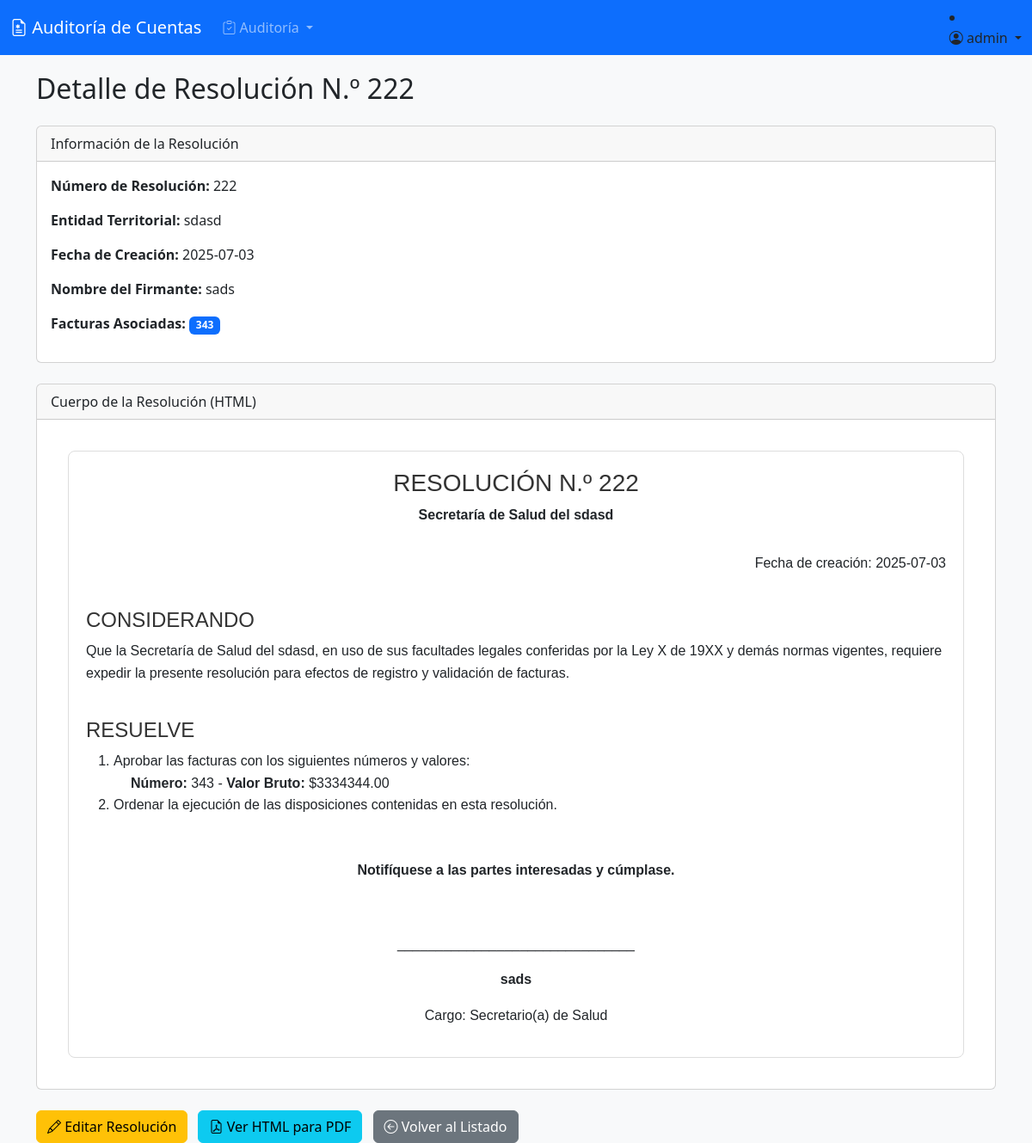
Page /facturacion/resoluciones/1/ (signed in) on the committed database.
### facturacion/models.py (models this page shows, shortened)
class Resolucion(models.Model):
    numero_resolucion = models.CharField(max_length=50, unique=True, help_text="Número único de la resolución")
    entidad_territorial = models.CharField(max_length=255, help_text="Nombre de la Secretaría de Salud que emite la resolución")
    fecha_creacion = models.DateField(auto_now_add=True)
    nombre_firmante = models.CharField(max_length=255, help_text="Nombre completo del firmante de la resolución")
    facturas = models.ManyToManyField(Factura, related_name='resoluciones', blank=True, help_text="Facturas aprobadas por esta resolución")
    cuerpo_resolucion_html = models.TextField(blank=True, null=True, help_text="Contenido HTML generado de la resolución")
    archivo_pdf = models.FileField(upload_to='resoluciones_pdf/', blank=True, null=True, help_text="Archivo PDF de la resolución")
    class Meta:
        verbose_name = "Resolución"
        verbose_name_plural = "Resoluciones"

class Factura(models.Model):
    ESTADO_CHOICES = [
        ('Radicada', 'Radicada'),
        ('Devuelta', 'Devuelta'),
        ('En Auditoria', 'En Auditoría'),
        ('Auditada', 'Auditada'),
    ]
    TIPO_AUDITORIA_CHOICES = [
        ('Acuerdo', 'Acuerdo'),
        ('Contrato', 'Contrato'),
        ('Ambulatorio', 'Ambulatorio'),
        ('Hospitalizacion', 'Hospitalización'),
        ('Urgencias', 'Urgencias'),
    ]
    numero = models.CharField(max_length=50)
    cufe = models.CharField(max_length=150)
    fecha_emision = models.DateField()
    fecha_radicacion = models.DateField(auto_now_add=True)
    ips = models.ForeignKey(Profile, on_delete=models.PROTECT, related_name='facturas_ips')
    eps = models.ForeignKey(Profile, on_delete=models.PROTECT, related_name='facturas_eps')
    paciente = models.ForeignKey(Paciente, on_delete=models.PROTECT, null=True, blank=True)
    valor_bruto = models.DecimalField(max_digits=12, decimal_places=2)
    estado = models.CharField(max_length=20, choices=ESTADO_CHOICES, default="Radicada")
    archivo_rips = models.FileField(upload_to='rips/')
    contrato = models.ForeignKey('Contrato', on_delete=models.SET_NULL, null=True, blank=True)
    lote = models.ForeignKey(Lote, on_delete=models.SET_NULL, null=True, blank=True, related_name='facturas', help_text="Lote al que pertenece esta factura")
    auditor = models.ForeignKey(settings.AUTH_USER_MODEL, on_delete=models.SET_NULL, null=True, blank=True,
                                related_name='facturas_auditadas', limit_choices_to={'profile__role': 'AUDITOR'})
    tipo_auditoria = models.CharField(max_length=20, choices=TIPO_AUDITORIA_CHOICES, null=True, blank=True, help_text="Tipo de auditoría para la factura")

### facturacion/views.py (the view)
# urls.py: path('resoluciones/<int:pk>/', resolucion_detail, name='resolucion_detail'),
@login_required
def resolucion_detail(request, pk):
    resolucion = get_object_or_404(Resolucion, pk=pk)
    return render(request, 'facturacion/resolucion_detail.html', {'resolucion': resolucion})

### templates/facturacion/resolucion_detail.html (shortened to what this page needs)
{% extends 'base.html' %}
{% block content %}
<h2 class="mb-4">Detalle de Resolución N.º {{ resolucion.numero_resolucion }}</h2>
<div class="card mb-4">
    <div class="card-header">
        Información de la Resolución
    </div>
    <div class="card-body">
        <p><strong>Número de Resolución:</strong> {{ resolucion.numero_resolucion }}</p>
        <p><strong>Entidad Territorial:</strong> {{ resolucion.entidad_territorial }}</p>
        <p><strong>Fecha de Creación:</strong> {{ resolucion.fecha_creacion|date:"Y-m-d" }}</p>
        <p><strong>Nombre del Firmante:</strong> {{ resolucion.nombre_firmante }}</p>
        <p><strong>Facturas Asociadas:</strong>
            {% for factura in resolucion.facturas.all %}
                <span class="badge bg-primary me-1">{{ factura.numero }}</span>
            {% empty %}
                <span class="badge bg-secondary">Ninguna</span>
            {% endfor %}
        </p>
    </div>
</div>
<div class="card mb-4">
    <div class="card-header">
        Cuerpo de la Resolución (HTML)
    </div>
    <div class="card-body">
        {{ resolucion.cuerpo_resolucion_html|safe }}
    </div>
</div>
<div class="mt-4">
    <a href="{% url 'facturacion:resolucion_edit' resolucion.pk %}" class="btn btn-warning me-2"><i class="bi bi-pencil"></i> Editar Resolución</a>
    <a href="{% url 'facturacion:resolucion_render_html' resolucion.pk %}" target="_blank" class="btn btn-info me-2"><i class="bi bi-file-earmark-pdf"></i> Ver HTML para PDF</a>
    <a href="{% url 'facturacion:resolucion_list' %}" class="btn btn-secondary"><i class="bi bi-arrow-left-circle"></i> Volver al Listado</a>
</div>
{% endblock %}

### templates/base.html (shortened to what this page needs)
<!DOCTYPE html>
<html lang="es">
<head>
    <link href="https://cdn.jsdelivr.net/npm/bootstrap@5.3.0/dist/css/bootstrap.min.css" rel="stylesheet">
    <link rel="stylesheet" href="https://cdn.jsdelivr.net/npm/bootstrap-icons@1.10.0/font/bootstrap-icons.css">
</head>
<body>
<nav class="navbar navbar-expand-lg navbar-dark bg-primary">
    <div class="container-fluid">
        <a class="navbar-brand" href="/">
            <i class="bi bi-file-earmark-medical"></i>
            Auditoría de Cuentas
        </a>
        <div class="collapse navbar-collapse" id="navbarMain">
            <ul class="navbar-nav me-auto mb-2 mb-lg-0">
                {% if user.profile.role == 'ET' or user.profile.role == 'AUDITOR' %}
                <li class="nav-item dropdown">
                    <a class="nav-link dropdown-toggle" href="#" role="button" data-bs-toggle="dropdown">
                        <i class="bi bi-clipboard-check"></i> Auditoría
                    </a>
                </li>
                {% endif %}
            </ul>
            {% if user.is_authenticated %}
            <li class="nav-item dropdown">
                <a class="nav-link dropdown-toggle" href="#" role="button" data-bs-toggle="dropdown">
                    <i class="bi bi-person-circle"></i> {{ user.username }}
                </a>
            </li>
            {% else %}
            <li class="nav-item">
                <a class="nav-link" href="{% url 'accounts:login' %}">
                    <i class="bi bi-box-arrow-in-right"></i> Iniciar Sesión
                </a>
            </li>
            {% endif %}
        </div>
    </div>
</nav>
<div class="container">
    {% block content %}{% endblock %}
</div>
</body>
</html>

### templates/base.html (style rules this page uses)
body { background: #f8f9fa; min-height: 100vh; display: flex; flex-direction: column; }
.container { margin-top: 20px; flex: 1; }

### rows in the picture
Resolucion: numero_resolucion "222", entidad_territorial "sdasd", fecha_creacion "2025-07-03", nombre_firmante "sads", cuerpo_resolucion_html "RESOLUCIÓN N.º 222 Secretaría de Salud del sdasd Fecha de creación: 2025-07-03 CONSIDERANDO Que la Secretaría de Salud del sdasd, en uso de sus facultades legales conferidas por la Ley X de 19XX y demás normas vigentes, requiere expedir la presente resolución para efectos de registro y validación de facturas. RESUELVE Aprobar las facturas con los siguientes números y valores: Número: 343 - Valor Bruto: $3334344.00 Ordenar la ejecución de las disposiciones contenidas en esta resolución. Notifíquese a las partes interesadas y cúmplase. _______________________________ sads Cargo: Secretario(a) de Salud"
Factura: numero "343"

### other values in the picture
{{ user.username }} "admin"
